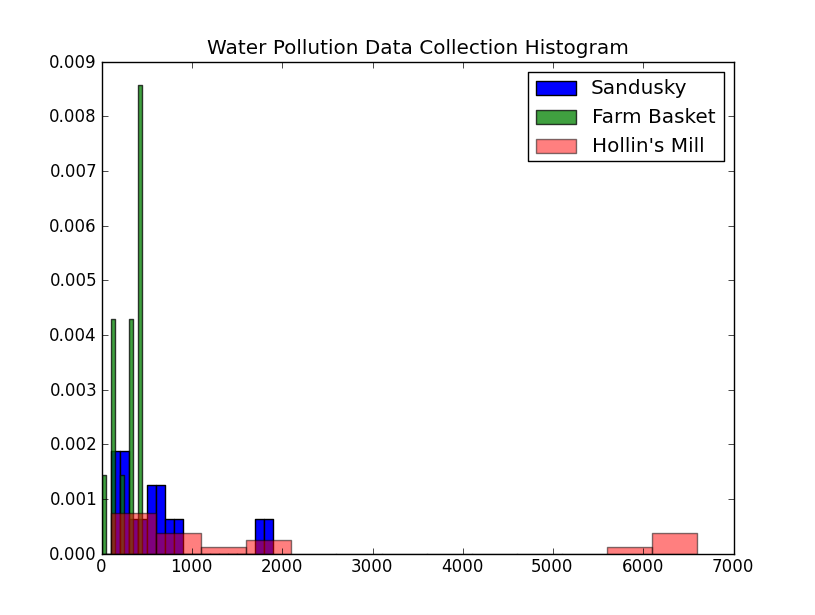

This figure's Python source:
#####
# Owen Kuemerle
# CS 106 - Introduction to Programming
# Programming assignment 4
# Histogram plots of three water pollution collection sites
#####
# Import the libraries needed for plotting
import numpy as np
import pylab as pl

# Data points for Sandusky
sandusky = [100, 700, 800, 600, 300, 200, 500, 600,
			1900, 1700, 200, 500, 100, 400, 100, 200]

# Data points for Farm Basket
farm_basket = [400, 100, 400, 200, 400, 400,
			   100, 300, 0, 100, 300, 300, 400, 400]

# Data points for Hollin's Mill
hollins_mill = [800, 200, 500, 200, 1600, 900, 6600, 5800,
				200, 200, 600, 500, 6100, 6400, 1800, 1200]

pl.hist(sandusky, bins=np.arange(0.0,2000.0,100.0),
	normed=True, color='b', label="Sandusky")
pl.hist(farm_basket, bins=np.arange(0.0,500.0,50.0),
	normed=True, color='g', alpha=0.75, label="Farm Basket")
pl.hist(hollins_mill, bins=np.arange(100.0,7000.0,500.0),
	normed=True, color='r', alpha=0.5, label="Hollin's Mill")
pl.title("Water Pollution Data Collection Histogram")
pl.legend()
pl.show()
